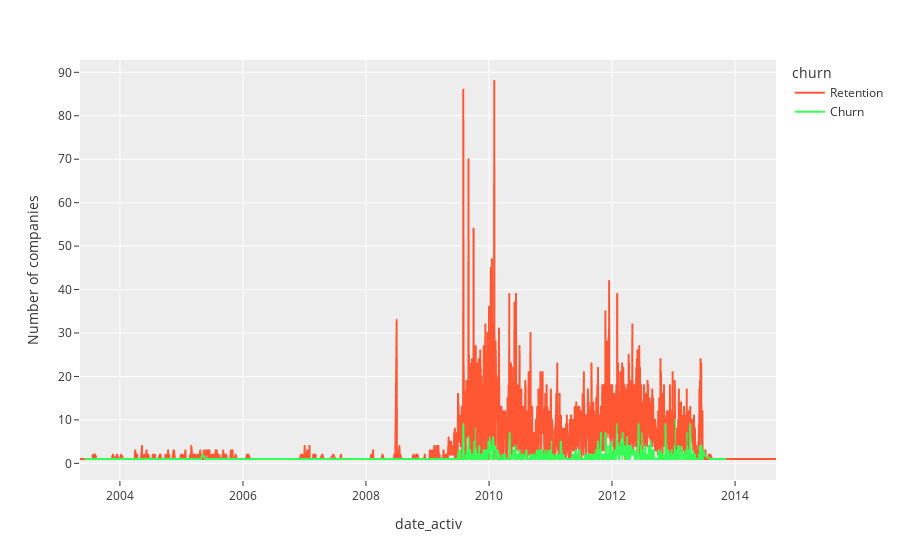
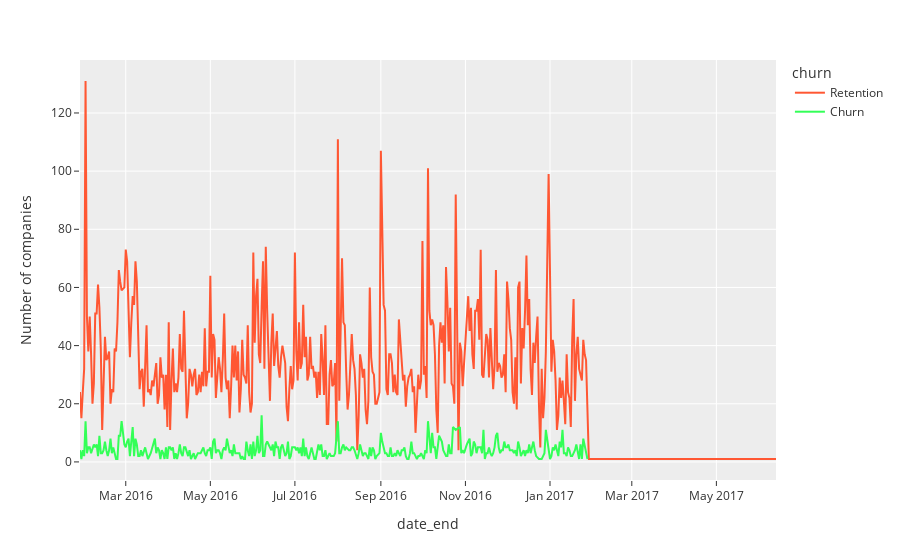
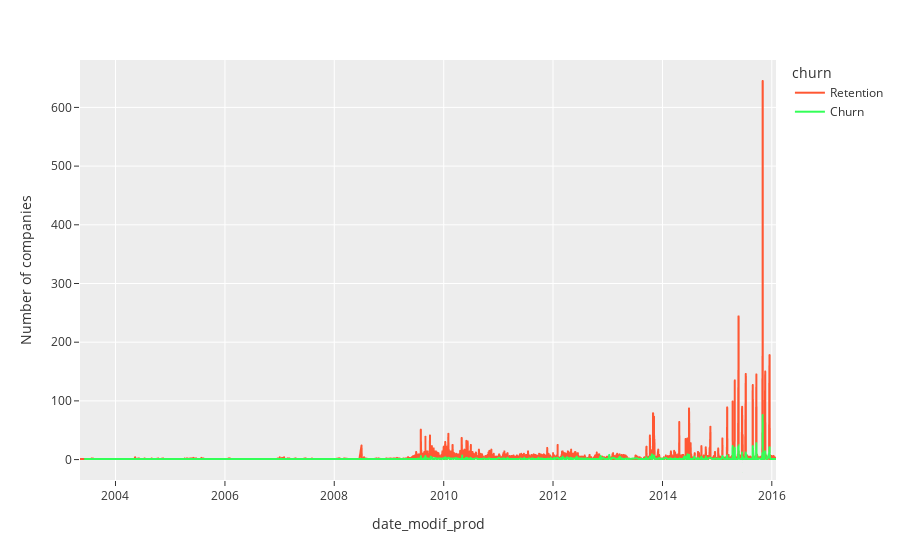

These figures' notebook cell, in order:
### Code cell
for date in dates.columns[:-1]:
    temp = pd.DataFrame(dates.groupby([date])['churn'].value_counts())
    temp.columns = ['Number of companies']
    temp = temp.reset_index()
    temp['churn'] = temp['churn'].map({0:'Retention',1:'Churn'})
    
    fig = px.line(temp,x=date,y='Number of companies',color_discrete_sequence=colors,template='ggplot2',color='churn')
    fig.show()

### Figure 1 — Plotly figure (JSON) as saved in the notebook; plotly's stock layout.template omitted (floating-point values rounded to 4 significant figures; data arrays with more than 128 entries replaced by an {"elided": "..."} marker saying what was removed)
{"data": [{"hovertemplate": "churn=Retention<br>date_activ=%{x}<br>Number of companies=%{y}<extra></extra>", "legendgroup": "Retention", "line": {"color": "#FF5733", "dash": "solid"}, "marker": {"symbol": "circle"}, "mode": "lines", "name": "Retention", "showlegend": true, "type": "scattergl", "x": {"elided": "1756 str values"}, "xaxis": "x", "y": {"elided": "1756 int values"}, "yaxis": "y"}, {"hovertemplate": "churn=Churn<br>date_activ=%{x}<br>Number of companies=%{y}<extra></extra>", "legendgroup": "Churn", "line": {"color": "#33FF57", "dash": "solid"}, "marker": {"symbol": "circle"}, "mode": "lines", "name": "Churn", "showlegend": true, "type": "scattergl", "x": {"elided": "778 str values"}, "xaxis": "x", "y": {"elided": "778 int values"}, "yaxis": "y"}], "layout": {"legend": {"title": {"text": "churn"}, "tracegroupgap": 0}, "margin": {"t": 60}, "xaxis": {"anchor": "y", "domain": [0, 1], "title": {"text": "date_activ"}}, "yaxis": {"anchor": "x", "domain": [0, 1], "title": {"text": "Number of companies"}}}}

### Figure 2 — Plotly figure (JSON) as saved in the notebook; plotly's stock layout.template omitted (floating-point values rounded to 4 significant figures; data arrays with more than 128 entries replaced by an {"elided": "..."} marker saying what was removed)
{"data": [{"hovertemplate": "churn=Retention<br>date_end=%{x}<br>Number of companies=%{y}<extra></extra>", "legendgroup": "Retention", "line": {"color": "#FF5733", "dash": "solid"}, "marker": {"symbol": "circle"}, "mode": "lines", "name": "Retention", "orientation": "v", "showlegend": true, "type": "scatter", "x": {"elided": "367 str values"}, "xaxis": "x", "y": {"elided": "367 int values"}, "yaxis": "y"}, {"hovertemplate": "churn=Churn<br>date_end=%{x}<br>Number of companies=%{y}<extra></extra>", "legendgroup": "Churn", "line": {"color": "#33FF57", "dash": "solid"}, "marker": {"symbol": "circle"}, "mode": "lines", "name": "Churn", "orientation": "v", "showlegend": true, "type": "scatter", "x": {"elided": "344 str values"}, "xaxis": "x", "y": {"elided": "344 int values"}, "yaxis": "y"}], "layout": {"legend": {"title": {"text": "churn"}, "tracegroupgap": 0}, "margin": {"t": 60}, "xaxis": {"anchor": "y", "domain": [0, 1], "title": {"text": "date_end"}}, "yaxis": {"anchor": "x", "domain": [0, 1], "title": {"text": "Number of companies"}}}}

### Figure 3 — Plotly figure (JSON) as saved in the notebook; plotly's stock layout.template omitted (floating-point values rounded to 4 significant figures; data arrays with more than 128 entries replaced by an {"elided": "..."} marker saying what was removed)
{"data": [{"hovertemplate": "churn=Retention<br>date_modif_prod=%{x}<br>Number of companies=%{y}<extra></extra>", "legendgroup": "Retention", "line": {"color": "#FF5733", "dash": "solid"}, "marker": {"symbol": "circle"}, "mode": "lines", "name": "Retention", "showlegend": true, "type": "scattergl", "x": {"elided": "2074 str values"}, "xaxis": "x", "y": {"elided": "2074 int values"}, "yaxis": "y"}, {"hovertemplate": "churn=Churn<br>date_modif_prod=%{x}<br>Number of companies=%{y}<extra></extra>", "legendgroup": "Churn", "line": {"color": "#33FF57", "dash": "solid"}, "marker": {"symbol": "circle"}, "mode": "lines", "name": "Churn", "showlegend": true, "type": "scattergl", "x": {"elided": "666 str values"}, "xaxis": "x", "y": {"elided": "666 int values"}, "yaxis": "y"}], "layout": {"legend": {"title": {"text": "churn"}, "tracegroupgap": 0}, "margin": {"t": 60}, "xaxis": {"anchor": "y", "domain": [0, 1], "title": {"text": "date_modif_prod"}}, "yaxis": {"anchor": "x", "domain": [0, 1], "title": {"text": "Number of companies"}}}}
